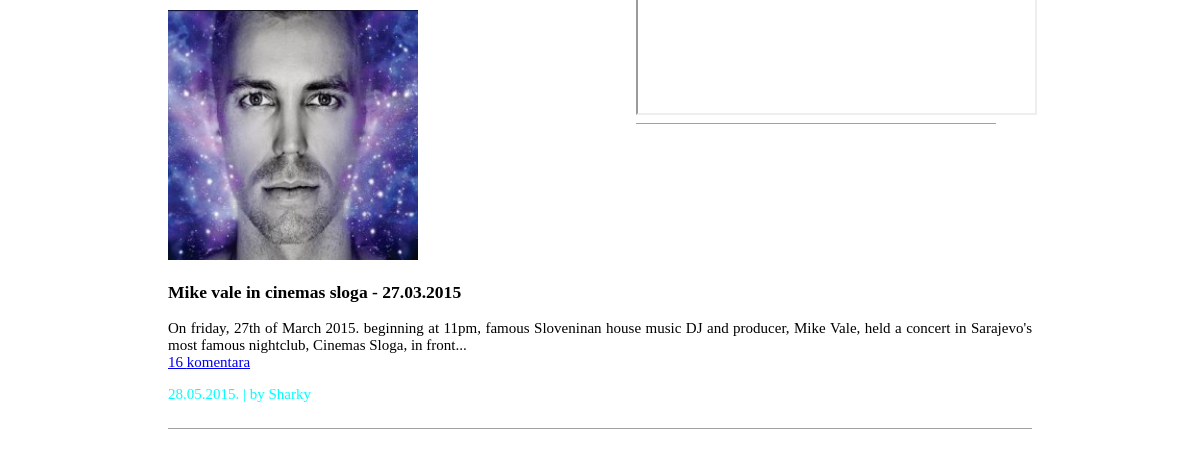
The page /shows.php on the database its author committed.
### tables this page shows
CREATE TABLE IF NOT EXISTS `vijesti` (
  `id` int(11) NOT NULL AUTO_INCREMENT,
  `naslov` varchar(100) NOT NULL,
  `tekst` text NOT NULL,
  `autor` varchar(20) NOT NULL,
  `vrijeme` timestamp NOT NULL DEFAULT CURRENT_TIMESTAMP,
  `tip` varchar(20) NOT NULL DEFAULT 'ostalo',
  `slika` varchar(40) NOT NULL,
  PRIMARY KEY (`id`),
  KEY `autor` (`autor`)
);

### shows.php (the view, shortened to what this page needs)
 <!DOCTYPE html>
<HTML>
<HEAD>
	<link rel="stylesheet" type="text/css" href="WTprojekatStil.css">
</HEAD>
<BODY>
		<?php
        $veza = new PDO("mysql:dbname=me;host=localhost;charset=utf8", "meuser", "bigbangkamehameha1");
		$veza->exec("set names utf8");
		if (isset($_GET['id']))
		{
			$vijest = $veza->query("select id, naslov, tekst, autor, UNIX_TIMESTAMP(vrijeme) vrijeme2, tip, slika from vijesti order by vrijeme desc");
			$komentar = $veza->query("select id, vijest, tekst, UNIX_TIMESTAMP(vrijeme) vrijeme3, autor, emailautora from komentari order by vrijeme asc");
			foreach ($vijest as $vijest1)
			{
				if ($vijest1['id'] == $_GET['id'])
				{
					print "<img src ='".$vijest1['slika']."' height:'300' width:'300' /><h1>".$vijest1['naslov']."</h1><small> ".$vijest1['autor']."</small><p> ".$vijest1['tekst']."</p><small> "
					.date("d.m.Y. (h:i)", $vijest1['vrijeme2'])."</small><br><br><br>";
					foreach ($komentar as $komentar1)
					{
						if ($komentar1['vijest'] == $_GET['id'])
						{
							if (($komentar1['emailautora'])=="")
								print "<small>".$komentar1['autor']."</small><br>".$komentar1['tekst']."<small><br> ".date("d.m.Y. (h:i)", $komentar1['vrijeme3'])."</small><br><br>";
							else
								print "<a href='mailto:".$komentar1['emailautora']."?subject=Vas komentar na MusicaElectronica&body=Default: Uspjesno ste ostavili komentar'><small>".$komentar1['autor']."</small></a><br>".$komentar1['tekst']."<small><br> ".date("d.m.Y. (h:i)", $komentar1['vrijeme3'])."</small><br><br>";
						}
					}
					print "<form method='post' action=' '><input type='email' name='email' placeholder ='Email'/><br>
					<textarea name='komentar' id = 'komentar' placeholder='Comment' rows='5' cols='45'></textarea><br>
					<input type='submit' name='submittt' value ='Submit comment'/></form>";
					if(isset($_POST['submittt']))
					{
						$tekst = htmlEntities($_POST['komentar'], ENT_QUOTES);
						$email = htmlEntities($_POST['email'], ENT_QUOTES);
						if (isset($_SESSION['username']))
							$SQL = $veza->query("INSERT INTO komentari SET vijest=".$_GET['id'].", tekst='$tekst', autor='$username', emailautora='$email'");
						else
							$SQL = $veza->query("INSERT INTO komentari SET vijest=".$_GET['id'].", tekst='$tekst', autor='Anonymous', emailautora='$email'");
							header("location: index.php?id=".$vijest1['id']);
					}
				}
			}
		}
		else
		{
			$vijest = $veza->query("select id, naslov, tekst, autor, UNIX_TIMESTAMP(vrijeme) vrijeme2, tip, slika from vijesti order by vrijeme desc");
			$first = true;
			foreach($vijest as $vijest1)
			{
				if ($vijest1['tip'] == "shows"){
				$rezultat1 = $veza->query("SELECT COUNT(*) FROM komentari WHERE vijest=$vijest1[id]");
				$rezultat2 = $rezultat1->fetchColumn();
				if ($first)
				{
					print ("<div id = 'glavnaVijest'>
					<img src ='".$vijest1['slika']."' style='height:250px; width:250px' />
					<h3>".$vijest1['naslov']."</h3>
					<p> ".implode(' ', array_slice(explode(' ', $vijest1['tekst']), 0, 30))."...<br><a href='index.php?id=".$vijest1['id']."'>".$rezultat2." komentara</a></p>
					<p style='color: cyan;'>" .date("d.m.Y. ", $vijest1['vrijeme2']). " | by ".$vijest1['autor']."</p></div> ");
					$first = false;
					print "<div id = 'vijestii'>";
				}
			}
			}
			print ("</div><div id='video-container'>
		     <span class='videonaslov'>Song of the day</span><p>
             <iframe width='397' height='250' src='https://www.youtube.com/embed/yYwLLyy-hZQ' allowfullscreen></iframe></p>
			</div>");
		}
		?>
</BODY>
</HTML>

### WTprojekatStil.css (style rules this page uses)
html { min-width: 800px; }
body { width:100%; margin: 0; padding: 0; min-width: 670px; }
#video-container { width: 397px; padding: 0; height: 298px; width: 30%; margin-right: 17%; float: right; position: relative; top: -604px; border-bottom: 1px solid #a1a1a1; }
#glavnaVijest, #showsglavnaVijest, #gearglavnaVijest { box-sizing: border-box; max-width: 72%; min-width: 40%; min-height: 180px; height: 33%; padding-top: 10px; padding-bottom: 10px; padding-left: 0; padding-right: 0; margin-left: 14%; margin-right: 14%; margin-top: 0; margin-bottom: 0; float: left; word-wrap: break-word; text-align: justify; font-size: 15px; border-bottom: 1px solid #a1a1a1; }
p { text-align: justify; }

### rows shown on the page
vijesti: slika (picture), naslov "Mike vale in cinemas sloga - 27.03.2015", tekst "On friday, 27th of March 2015. beginning at 11pm, famous Sloveninan house music DJ and producer, Mike Vale, held a concert in Sarajevo's most famous nightclub, Cinemas Sloga, in front", rezultat2 "16", vrijeme2 "28.05.2015.", autor "Sharky"
